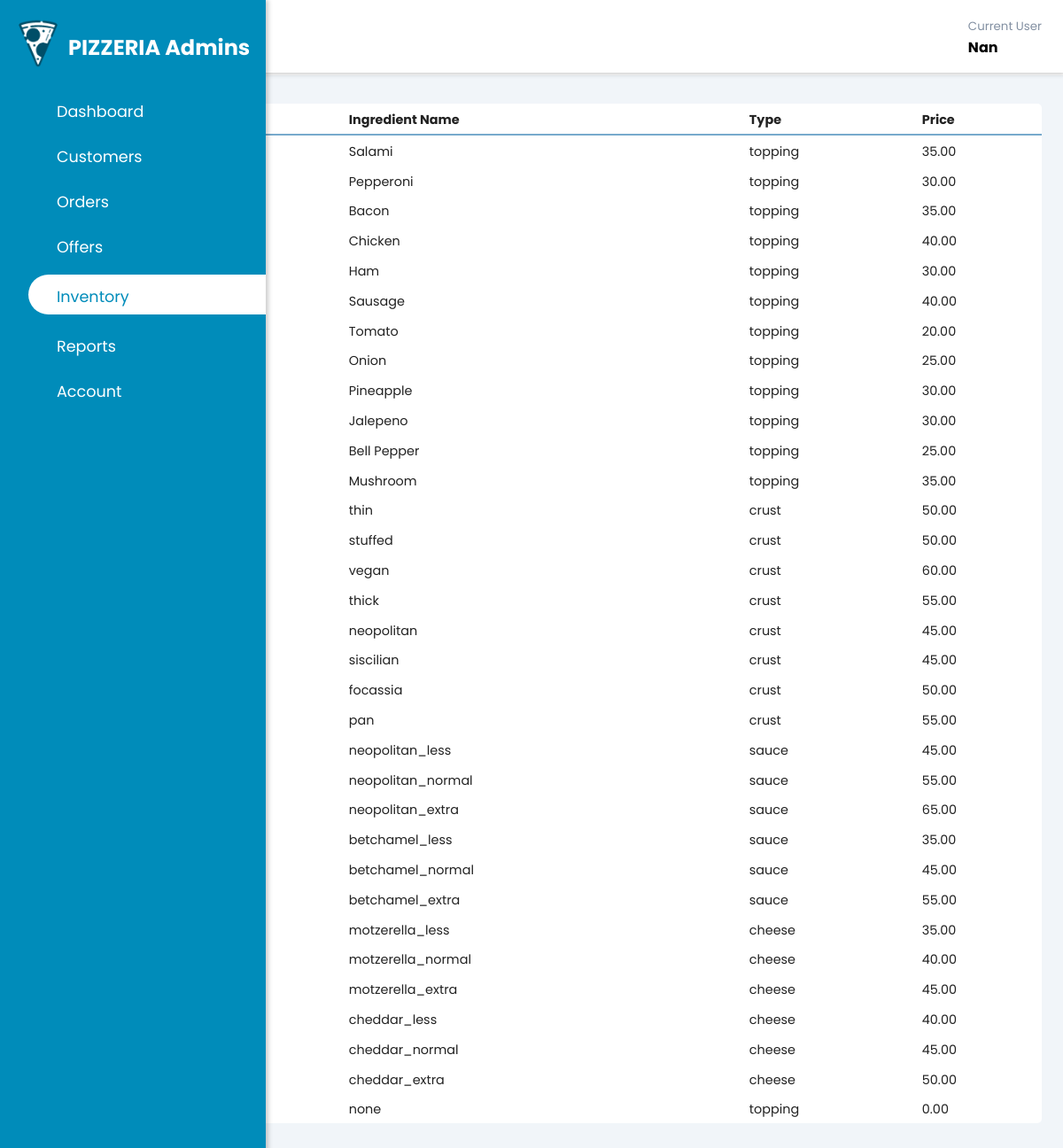
Screenshot of /Ann_adminWeb/website/inventorypage.php (signed in) with the database file from the repository.
### tables this page shows
CREATE TABLE `ingredients` (
  `Ingr_ID` int(11) NOT NULL,
  `In_Name` varchar(40) NOT NULL,
  `In_Type` enum('crust','topping','cheese','sauce') NOT NULL,
  `In_Qty` int(11) NOT NULL,
  `In_Price` decimal(10,2) NOT NULL
);

### Ann_adminWeb/website/inventorypage.php (the view, shortened to what this page needs)
<?php
require_once('..\login_reg\config.php');
?>
<!DOCTYPE html>
<html lang="en">
<head>
    <link rel="stylesheet" href="https://maxst.icons8.com/vue-static/landings/line-awesome/line-awesome/1.3.0/css/line-awesome.min.css">
    <link rel="stylesheet" href="style.css">
</head>
<body>
    <div class="sidebar">
        <div class="sidebar-brand">
            <img src="img/logo_BW.png" alt="pizzeria logo in black and white">
            <h2>PIZZERIA Admins</h2>
        </div>
        <div class="sidebar-menu">
            <ul>
                <li>
                    <a href="index.php" class="weblink">
                        <span class="las la-home"></span>
                        <span>Dashboard</span>
                    </a>
                </li>
                <li>
                    <a href="customerspage.php" class="weblink">
                        <span class="las la-users"></span>
                        <span>Customers</span>
                    </a>
                </li>
                <li>
                    <a href="orderspage.php" class="weblink">
                        <span class="las la-file-invoice-dollar"></span>
                        <span>Orders</span>
                    </a>
                </li>
                <li>
                    <a href="offerspage.php" class="weblink">
                        <span class="lar la-star"></span>
                        <span>Offers</span>
                    </a>
                </li>
                <li>
                    <a href="inventorypage.php" class="weblink active">
                        <span class="las la-pizza-slice"></span>
                        <span>Inventory</span>
                    </a>
                </li>
                <li>
                    <a href="reportspage.php" class="weblink">
                        <span class="las la-chart-area"></span>
                        <span>Reports</span>
                    </a>
                </li>
                <li>
                    <a href="accountpage.php" class="weblink">
                        <span class="las la-user-circle"></span>
                        <span>Account</span>
                    </a>
                </li>
            </ul>
        </div>
    </div>
    <div class="main-content">
        <header>
            <h2>
            </h2>
            <div class="user-wrapper">
                <div>
                    <small>Current User</small>
                    <h4>
                        <?php
                        echo $_SESSION['username'];
                        ?>
                    </h4>
                </div>
            </div>
        </header>
        <main>
            <div class="card">
                <div class="card-body">
                    <div class="table-responsive">
                        <table style="width:100%">
                            <tr style="border-bottom: 2px solid #77aacc;">
                                <th id="i_id"><strong>Ingredient ID</strong></th>
                                <th id="i_name"><strong>Ingredient Name</strong></th>
                                <th id="i_type"><strong>Type</strong></th>
                                <th id="i_price"><strong>Price</strong></th>
                            </tr>
                            <?php
                            $sql="select Ingr_ID, In_Name, In_Type, In_Price from ingredients order by Ingr_ID asc";
                            $result=mysqli_query($conn, $sql);
                            $num = mysqli_num_rows($result);
                            if ($num > 0) {
                                while($row=mysqli_fetch_assoc($result)) {
                                    echo "<tr>
                                        <td>".$row["Ingr_ID"]."</td>
                                        <td>".$row["In_Name"]."</td>
                                        <td>".$row["In_Type"]."</td>
                                        <td>".$row["In_Price"]."</td>
                                    </tr>";
                                }
                            } else {
                                echo "0 results";
                            }
                            ?>
                        </table>
                    </div>
                </div>
            </div>
        </main>
    </div>
</body>
</html>

### Ann_adminWeb/website/style.css (style rules this page uses)
:root { --main-lighter: #5ec6e9; --main-color: #008cba; --main-darker: #004e68; --color-dark: #1D2231; --text-gray: #8390A2; }
* { margin: 0; padding: 0; box-sizing: border-box; list-style-type: none; text-decoration: none; font-family: 'Poppins', sans-serif; }
.sidebar { width: 300px; position: fixed; left: 0; top: 0; height: 100%; background: var(--main-color); z-index: 100; transition: width 300ms; }
.sidebar-brand { height: 90px; padding: 0.7rem 0rem 1rem 2rem; color: #fff; }
.sidebar-brand h2 { text-align: left; margin-left: 45px; margin-top: 25px; position: absolute; }
.sidebar-brand img { display: inline-block; padding-right: 1rem; width: 4.5rem; position: absolute; top: 21px; left: 15px; }
.sidebar-menu { margin-top: 1rem; }
.sidebar-menu li { width: 100%; margin-bottom: 1rem; padding-left: 1rem; }
.sidebar-menu a { display: block; color: #fff; font-size: 1.1rem; padding-left: 1rem; }
.sidebar-menu a.active { background: #fff; padding-top: 0.3rem; padding-bottom: 0.3rem; color: var(--main-color); border-radius: 30px 0px 0px 30px; }
.sidebar-menu a span:first-child { font-size: 1.5rem; padding-right: 1rem; }
.main-content { transition: margin-left 300ms; margin-left: 300px; }
header { background: #fff; display: flex; justify-content: space-between; padding: 1rem 1.5rem; box-shadow: 2px 2px 5px rgba(0,0,0,0.2); position: fixed; left: 300px; width: calc(100% - 300px); top: 0; z-index: 100; transition: left 300ms; }
header h2 { display: inline-flex; align-items: center; color: #222; }
.user-wrapper { display: flex; align-items: center; }
.user-wrapper small { display: inline-block; color: var(--text-gray); }
main { margin-top: 85px; padding: 2rem 1.5rem; background: #f1f5f9; min-height: calc(100vh - 90px); }
.card { background: #fff; border-radius: 5px; }
table { border-collapse: collapse; }
th { text-align: left; }
td, th { padding: 0.5rem 0rem 0.3rem 0.5rem; font-size: 0.9rem; color: #222; }
tr td:last-child, th:last-child { display: flex; align-items: center; }
.table-responsive { width: 100%; overflow-x: auto; }
@media only screen and (max-width: 1200px) { .sidebar { width: 50px; } }
@media only screen and (max-width: 1200px) { .sidebar img { display: inline-block; padding-right: 1rem; width: 3.5rem; position: absolute; top: 27px; left: 5px; } }
@media only screen and (max-width: 1200px) { .sidebar .sidebar-brand, .sidebar li { padding-left: 0.3rem; text-align: center; } }
@media only screen and (max-width: 1200px) { .sidebar li a { padding-left: 0.5rem; } }
@media only screen and (max-width: 1200px) { .sidebar .sidebar-brand h2, .sidebar li a span:last-child { display: none; } }
@media only screen and (max-width: 1200px) { .main-content { margin-left: 50px; } }
@media only screen and (max-width: 1200px) { .main-content header { width: calc(100% - 50px); left: 50px; } }

### rows the page displays
ingredients: In_Name "Salami", In_Type "topping", In_Price "35.00"
ingredients: In_Name "Pepperoni", In_Type "topping", In_Price "30.00"
ingredients: In_Name "Bacon", In_Type "topping", In_Price "35.00"
ingredients: In_Name "Chicken", In_Type "topping", In_Price "40.00"
ingredients: In_Name "Ham", In_Type "topping", In_Price "30.00"
ingredients: In_Name "Sausage", In_Type "topping", In_Price "40.00"
ingredients: In_Name "Tomato", In_Type "topping", In_Price "20.00"
ingredients: In_Name "Onion", In_Type "topping", In_Price "25.00"
ingredients: In_Name "Pineapple", In_Type "topping", In_Price "30.00"
ingredients: In_Name "Jalepeno", In_Type "topping", In_Price "30.00"
ingredients: In_Name "Bell Pepper", In_Type "topping", In_Price "25.00"
ingredients: In_Name "Mushroom", In_Type "topping", In_Price "35.00"
ingredients: In_Name "thin", In_Type "crust", In_Price "50.00"
ingredients: In_Name "stuffed", In_Type "crust", In_Price "50.00"
ingredients: In_Name "vegan", In_Type "crust", In_Price "60.00"
ingredients: In_Name "thick", In_Type "crust", In_Price "55.00"
ingredients: In_Name "neopolitan", In_Type "crust", In_Price "45.00"
ingredients: In_Name "siscilian", In_Type "crust", In_Price "45.00"
ingredients: In_Name "focassia", In_Type "crust", In_Price "50.00"
ingredients: In_Name "pan", In_Type "crust", In_Price "55.00"
ingredients: In_Name "neopolitan_less", In_Type "sauce", In_Price "45.00"
ingredients: In_Name "neopolitan_normal", In_Type "sauce", In_Price "55.00"
ingredients: In_Name "neopolitan_extra", In_Type "sauce", In_Price "65.00"
ingredients: In_Name "betchamel_less", In_Type "sauce", In_Price "35.00"
ingredients: In_Name "betchamel_normal", In_Type "sauce", In_Price "45.00"
ingredients: In_Name "betchamel_extra", In_Type "sauce", In_Price "55.00"
ingredients: In_Name "motzerella_less", In_Type "cheese", In_Price "35.00"
ingredients: In_Name "motzerella_normal", In_Type "cheese", In_Price "40.00"
ingredients: In_Name "motzerella_extra", In_Type "cheese", In_Price "45.00"
ingredients: In_Name "cheddar_less", In_Type "cheese", In_Price "40.00"
ingredients: In_Name "cheddar_normal", In_Type "cheese", In_Price "45.00"
ingredients: In_Name "cheddar_extra", In_Type "cheese", In_Price "50.00"
ingredients: In_Name "none", In_Type "topping", In_Price "0.00"

### other values shown
$_SESSION['username'] "Nan"
